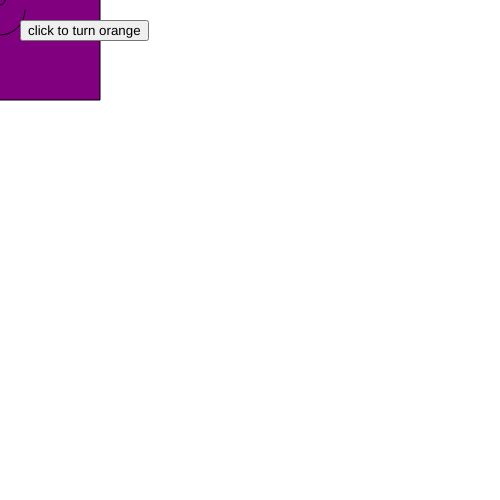
Frame 1 (no input)
Frame 60 (no input): identical to frame 1, image omitted
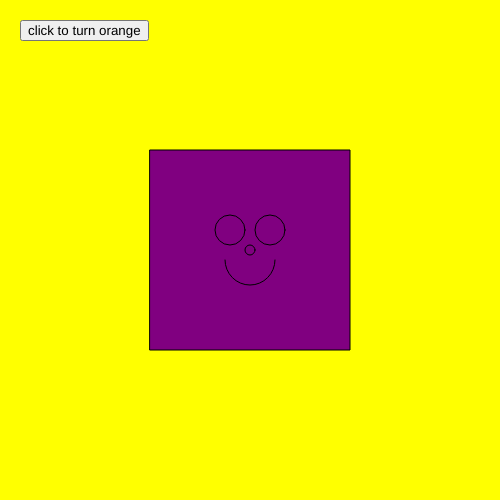
Frame 120 (the mouse pressed at the canvas centre since frame 60)

The p5.js sketch that drew these frames (run headless with seeded random() and noise() and a simulated clock; from frame 60 on, the mouse is pressed at the canvas centre):

// p5.js sketch
// ── sketch.js
var pointX = 0;
var pointY = 0;

var faceColor = "purple";
var faceButton;



function setup() {
  // put setup code here
  createCanvas(500,500);
  pointX = width/2;
  pointY = height/2;
  //console.log("pointX " + pointX + " pointY " + pointY);
  faceButton = createButton("click to turn orange");
  faceButton.position(20,20)
  faceButton.mousePressed(function(){
    //your action goes in here
    //the button mousepressed func is tied to the general mousepressed function
    faceColor = "orange";

  });
}

function draw() {
  // put drawing code here
  background(255);//to stop repetitive trail

  //I want to change the background based, split screen vertically
  if(mouseX < width/2){
console.log("left hand side");
background(255);
  };

  if(mouseX > width/2){
console.log("right hand side");
background("green");
  };

if(mouseX == width/2){
console.log("center")
background("yellow");

}
  pointX = mouseX;
  pointY = mouseY;

  //console.log("pointX " + pointX + " pointY " + pointY);
  fill(faceColor);
  rect(pointX - 100,pointY -100,200,200);

  ellipse(pointX,pointY, 10,10);//nose
  ellipse(pointX + 20, pointY - 20, 30,30 );//right eye
  ellipse(pointX - 20, pointY - 20, 30,30 );//left eye
  arc(pointX,pointY + 10,50,50,0,PI);



}

function mousePressed(){
//  faceColor= "red";

}

function mouseReleased(){
  //faceColor = "purple"
}

function keyPressed(){
  console.log("key " + key);
  console.log("keyCode " + keyCode);

  //if statement is true then execute code inside of {}
// == if one side equals the other
// if you press b, then key becomes "b" == "b" which is true
// key returns a character

  if(key == "b"){
    faceColor = "blue";


  }
// if you press r, then keyCode 82, 82 == 82
// keycode returns a number

  if(keyCode == 82){
    faceColor = "red";


  }


}
